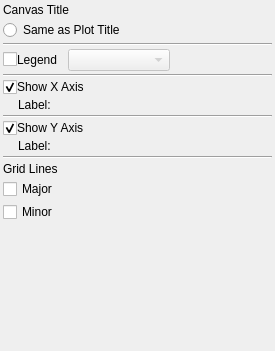
<ui version="4.0" >
 <class>CanvasTab</class>
 <widget class="QWidget" name="CanvasTab" >
  <property name="geometry" >
   <rect>
    <x>0</x>
    <y>0</y>
    <width>275</width>
    <height>351</height>
   </rect>
  </property>
  <property name="maximumSize" >
   <size>
    <width>275</width>
    <height>16777215</height>
   </size>
  </property>
  <property name="windowTitle" >
   <string>PlotMS Canvas Tab</string>
  </property>
  <layout class="QVBoxLayout" >
   <property name="spacing" >
    <number>3</number>
   </property>
   <property name="leftMargin" >
    <number>3</number>
   </property>
   <property name="topMargin" >
    <number>3</number>
   </property>
   <property name="rightMargin" >
    <number>3</number>
   </property>
   <property name="bottomMargin" >
    <number>3</number>
   </property>
   <item>
    <widget class="QLabel" name="titleLabel" >
     <property name="text" >
      <string>Canvas Title</string>
     </property>
     <property name="textFormat" >
      <enum>Qt::RichText</enum>
     </property>
    </widget>
   </item>
   <item>
    <widget class="QFrame" name="titleFrame" >
     <property name="frameShape" >
      <enum>QFrame::NoFrame</enum>
     </property>
     <property name="frameShadow" >
      <enum>QFrame::Raised</enum>
     </property>
     <layout class="QVBoxLayout" >
      <property name="spacing" >
       <number>3</number>
      </property>
      <property name="leftMargin" >
       <number>0</number>
      </property>
      <property name="topMargin" >
       <number>0</number>
      </property>
      <property name="rightMargin" >
       <number>0</number>
      </property>
      <property name="bottomMargin" >
       <number>0</number>
      </property>
      <item>
       <widget class="QRadioButton" name="titleSameAsPlot" >
        <property name="text" >
         <string>Same as Plot Title</string>
        </property>
       </widget>
      </item>
     </layout>
    </widget>
   </item>
   <item>
    <widget class="Line" name="line" >
     <property name="orientation" >
      <enum>Qt::Horizontal</enum>
     </property>
    </widget>
   </item>
   <item>
    <layout class="QHBoxLayout" >
     <property name="spacing" >
      <number>0</number>
     </property>
     <item>
      <widget class="QCheckBox" name="legend" >
       <property name="text" >
        <string/>
       </property>
      </widget>
     </item>
     <item>
      <widget class="QLabel" name="legendLabel" >
       <property name="text" >
        <string>Legend</string>
       </property>
       <property name="textFormat" >
        <enum>Qt::RichText</enum>
       </property>
      </widget>
     </item>
     <item>
      <spacer>
       <property name="orientation" >
        <enum>Qt::Horizontal</enum>
       </property>
       <property name="sizeType" >
        <enum>QSizePolicy::Fixed</enum>
       </property>
       <property name="sizeHint" >
        <size>
         <width>10</width>
         <height>20</height>
        </size>
       </property>
      </spacer>
     </item>
     <item>
      <widget class="QComboBox" name="legendChooser" >
       <property name="enabled" >
        <bool>false</bool>
       </property>
       <property name="sizePolicy" >
        <sizepolicy vsizetype="Fixed" hsizetype="Expanding" >
         <horstretch>0</horstretch>
         <verstretch>0</verstretch>
        </sizepolicy>
       </property>
      </widget>
     </item>
     <item>
      <spacer>
       <property name="orientation" >
        <enum>Qt::Horizontal</enum>
       </property>
       <property name="sizeHint" >
        <size>
         <width>40</width>
         <height>20</height>
        </size>
       </property>
      </spacer>
     </item>
    </layout>
   </item>
   <item>
    <widget class="Line" name="line_4" >
     <property name="orientation" >
      <enum>Qt::Horizontal</enum>
     </property>
    </widget>
   </item>
   <item>
    <layout class="QHBoxLayout" >
     <property name="spacing" >
      <number>0</number>
     </property>
     <item>
      <widget class="QCheckBox" name="xAxis" >
       <property name="text" >
        <string/>
       </property>
       <property name="checked" >
        <bool>true</bool>
       </property>
      </widget>
     </item>
     <item>
      <widget class="QLabel" name="xAxisLabel" >
       <property name="sizePolicy" >
        <sizepolicy vsizetype="Preferred" hsizetype="Expanding" >
         <horstretch>0</horstretch>
         <verstretch>0</verstretch>
        </sizepolicy>
       </property>
       <property name="text" >
        <string>Show X Axis</string>
       </property>
       <property name="textFormat" >
        <enum>Qt::RichText</enum>
       </property>
      </widget>
     </item>
    </layout>
   </item>
   <item>
    <widget class="QFrame" name="xLabel" >
     <property name="frameShape" >
      <enum>QFrame::NoFrame</enum>
     </property>
     <property name="frameShadow" >
      <enum>QFrame::Raised</enum>
     </property>
     <layout class="QHBoxLayout" >
      <property name="spacing" >
       <number>3</number>
      </property>
      <property name="leftMargin" >
       <number>15</number>
      </property>
      <property name="topMargin" >
       <number>0</number>
      </property>
      <property name="rightMargin" >
       <number>0</number>
      </property>
      <property name="bottomMargin" >
       <number>0</number>
      </property>
      <item>
       <widget class="QLabel" name="xLabelLabel" >
        <property name="text" >
         <string>Label:</string>
        </property>
        <property name="textFormat" >
         <enum>Qt::RichText</enum>
        </property>
       </widget>
      </item>
      <item>
       <widget class="QFrame" name="xLabelFrame" >
        <property name="sizePolicy" >
         <sizepolicy vsizetype="Preferred" hsizetype="Expanding" >
          <horstretch>0</horstretch>
          <verstretch>0</verstretch>
         </sizepolicy>
        </property>
        <property name="frameShape" >
         <enum>QFrame::NoFrame</enum>
        </property>
        <property name="frameShadow" >
         <enum>QFrame::Raised</enum>
        </property>
       </widget>
      </item>
     </layout>
    </widget>
   </item>
   <item>
    <widget class="Line" name="line_3" >
     <property name="orientation" >
      <enum>Qt::Horizontal</enum>
     </property>
    </widget>
   </item>
   <item>
    <layout class="QHBoxLayout" >
     <property name="spacing" >
      <number>0</number>
     </property>
     <item>
      <widget class="QCheckBox" name="yAxis" >
       <property name="text" >
        <string/>
       </property>
       <property name="checked" >
        <bool>true</bool>
       </property>
      </widget>
     </item>
     <item>
      <widget class="QLabel" name="yAxisLabel" >
       <property name="sizePolicy" >
        <sizepolicy vsizetype="Preferred" hsizetype="Expanding" >
         <horstretch>0</horstretch>
         <verstretch>0</verstretch>
        </sizepolicy>
       </property>
       <property name="text" >
        <string>Show Y Axis</string>
       </property>
       <property name="textFormat" >
        <enum>Qt::RichText</enum>
       </property>
      </widget>
     </item>
    </layout>
   </item>
   <item>
    <widget class="QFrame" name="yLabel" >
     <property name="frameShape" >
      <enum>QFrame::NoFrame</enum>
     </property>
     <property name="frameShadow" >
      <enum>QFrame::Raised</enum>
     </property>
     <layout class="QHBoxLayout" >
      <property name="spacing" >
       <number>3</number>
      </property>
      <property name="leftMargin" >
       <number>15</number>
      </property>
      <property name="topMargin" >
       <number>0</number>
      </property>
      <property name="rightMargin" >
       <number>0</number>
      </property>
      <property name="bottomMargin" >
       <number>0</number>
      </property>
      <item>
       <widget class="QLabel" name="yLabelLabel" >
        <property name="text" >
         <string>Label:</string>
        </property>
        <property name="textFormat" >
         <enum>Qt::RichText</enum>
        </property>
       </widget>
      </item>
      <item>
       <widget class="QFrame" name="yLabelFrame" >
        <property name="sizePolicy" >
         <sizepolicy vsizetype="Preferred" hsizetype="Expanding" >
          <horstretch>0</horstretch>
          <verstretch>0</verstretch>
         </sizepolicy>
        </property>
        <property name="frameShape" >
         <enum>QFrame::NoFrame</enum>
        </property>
        <property name="frameShadow" >
         <enum>QFrame::Raised</enum>
        </property>
       </widget>
      </item>
     </layout>
    </widget>
   </item>
   <item>
    <widget class="Line" name="line_2" >
     <property name="orientation" >
      <enum>Qt::Horizontal</enum>
     </property>
    </widget>
   </item>
   <item>
    <widget class="QLabel" name="gridLabel" >
     <property name="text" >
      <string>Grid Lines</string>
     </property>
    </widget>
   </item>
   <item>
    <widget class="QFrame" name="gridFrame" >
     <property name="maximumSize" >
      <size>
       <width>16777215</width>
       <height>50</height>
      </size>
     </property>
     <property name="frameShape" >
      <enum>QFrame::NoFrame</enum>
     </property>
     <property name="frameShadow" >
      <enum>QFrame::Raised</enum>
     </property>
     <layout class="QGridLayout" >
      <property name="leftMargin" >
       <number>0</number>
      </property>
      <property name="topMargin" >
       <number>0</number>
      </property>
      <property name="rightMargin" >
       <number>0</number>
      </property>
      <property name="bottomMargin" >
       <number>0</number>
      </property>
      <property name="horizontalSpacing" >
       <number>3</number>
      </property>
      <property name="verticalSpacing" >
       <number>3</number>
      </property>
      <item row="0" column="0" >
       <widget class="QCheckBox" name="gridMajor" >
        <property name="text" >
         <string>Major</string>
        </property>
       </widget>
      </item>
      <item row="0" column="1" >
       <widget class="QFrame" name="gridMajorFrame" >
        <property name="sizePolicy" >
         <sizepolicy vsizetype="Preferred" hsizetype="Expanding" >
          <horstretch>0</horstretch>
          <verstretch>0</verstretch>
         </sizepolicy>
        </property>
        <property name="frameShape" >
         <enum>QFrame::NoFrame</enum>
        </property>
        <property name="frameShadow" >
         <enum>QFrame::Raised</enum>
        </property>
       </widget>
      </item>
      <item row="1" column="0" >
       <widget class="QCheckBox" name="gridMinor" >
        <property name="text" >
         <string>Minor</string>
        </property>
       </widget>
      </item>
      <item row="1" column="1" >
       <widget class="QFrame" name="gridMinorFrame" >
        <property name="sizePolicy" >
         <sizepolicy vsizetype="Preferred" hsizetype="Expanding" >
          <horstretch>0</horstretch>
          <verstretch>0</verstretch>
         </sizepolicy>
        </property>
        <property name="frameShape" >
         <enum>QFrame::NoFrame</enum>
        </property>
        <property name="frameShadow" >
         <enum>QFrame::Raised</enum>
        </property>
       </widget>
      </item>
     </layout>
    </widget>
   </item>
   <item>
    <spacer>
     <property name="orientation" >
      <enum>Qt::Vertical</enum>
     </property>
     <property name="sizeHint" >
      <size>
       <width>236</width>
       <height>121</height>
      </size>
     </property>
    </spacer>
   </item>
  </layout>
 </widget>
 <resources/>
 <connections/>
</ui>
